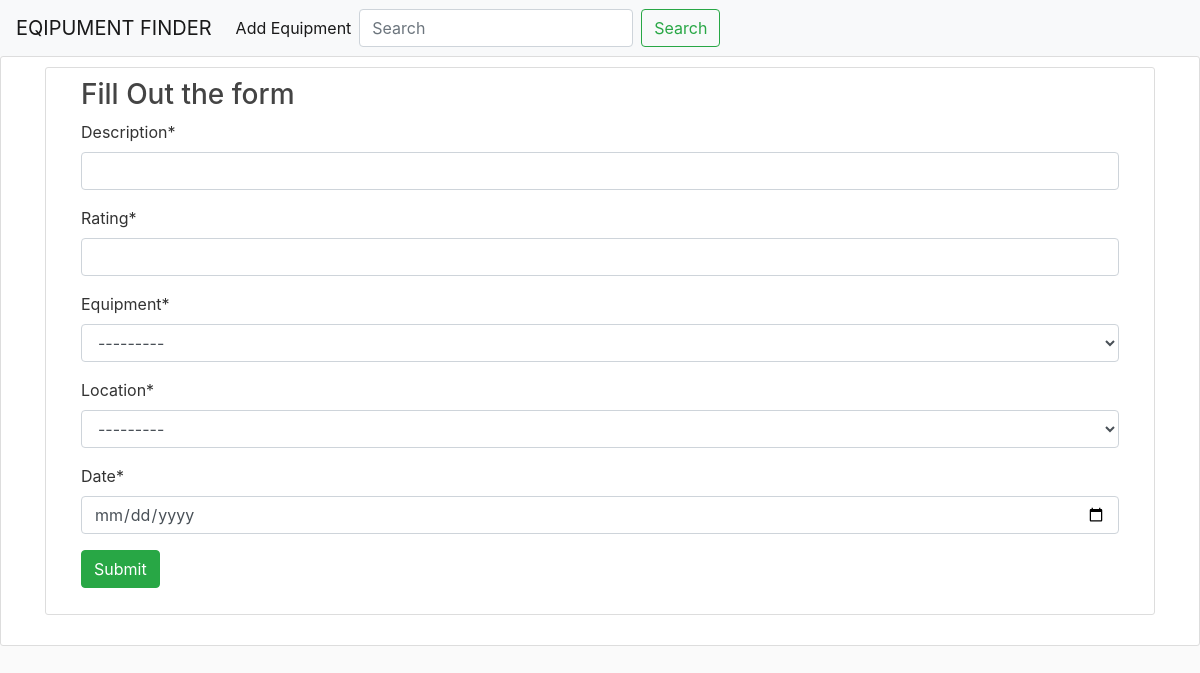
The app's page /, older data.
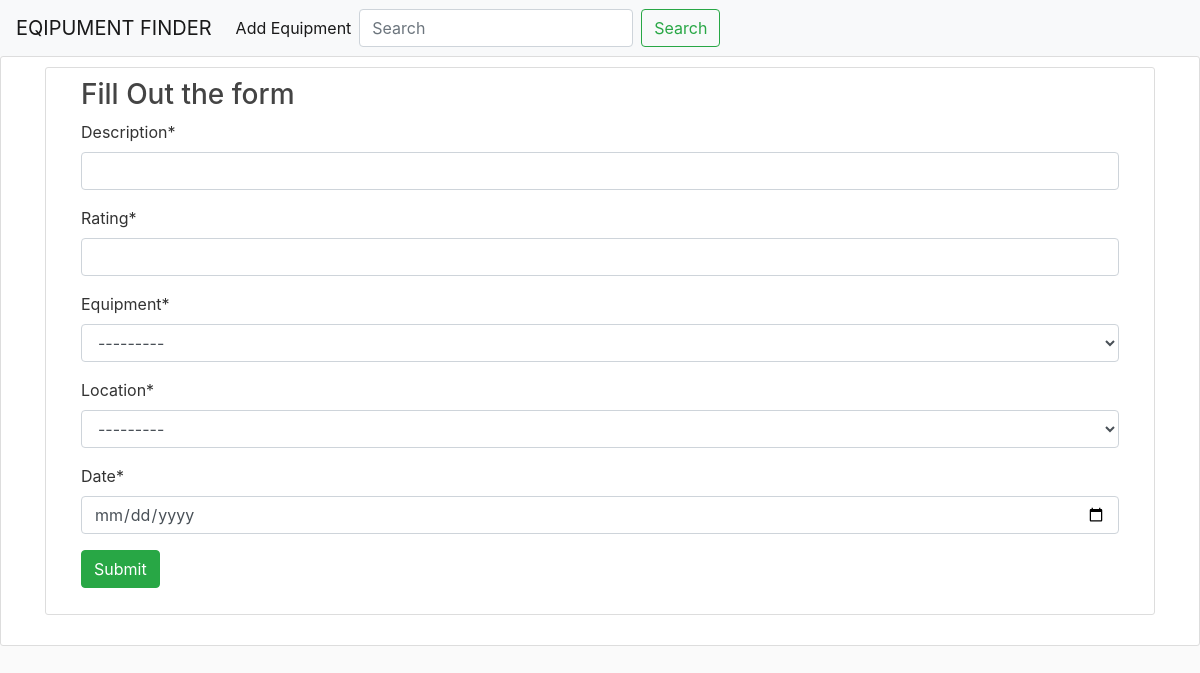
The same page, newer data.
### finder/models.py (models this page shows)
class Equipment (models.Model):
    equipment = models.CharField(max_length=100)
    def __str__(self):
        return str(self.equipment)

### finder/views.py (the view)
# urls.py: path("", homepage, name='home'),
def homepage(request):
    context = {}
    equips = Finder.objects.all()
    form = SearchForm(request.POST or None, request.FILES or None)
    if form.is_valid():
        form.save()
        return render(request, 'search.html', {'equips' : equips})
    context['form'] = form
    return render(request, 'home.html', context)

### finder/forms.py
class SearchForm(ModelForm):
    class Meta:
        model = Finder
        fields = "__all__"
        widgets = {
            'date': DateInput()
            }

### finder/models.py (called while the page is built)
    def __str__(self):
        return str(self.location)

### finder/templates/home.html (shortened to what this page needs)
{%extends 'base.html' %}
{% load crispy_forms_tags %}
{% block content %}
<div class="content-section">
  <div class="media">
    <div class="media-body">
      <div class="container">
        <div class = 'content-section'>
<form action="" method="post">
  <div class="col align-self-center">
  <div class="form-group">
    <h3 >Fill Out the form</h3>
  {{form|crispy}}
  <input type='submit' class="btn btn-success">
  </div>
</div>
</form>
        </div>
              </div>
          </div>
      </div>
    </div>
{% endblock %}

Row changes from the older to the newer data that the page shows:
added Equipment: equipment "---------"
Text that changed along with them:
form field equipment: "---------" → (not shown)
